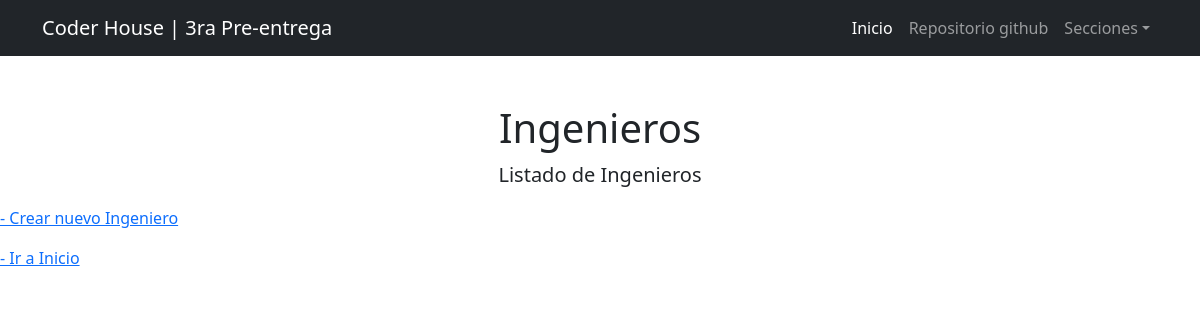
Before: /informacion/ingenieros/listado/ with the older database file.
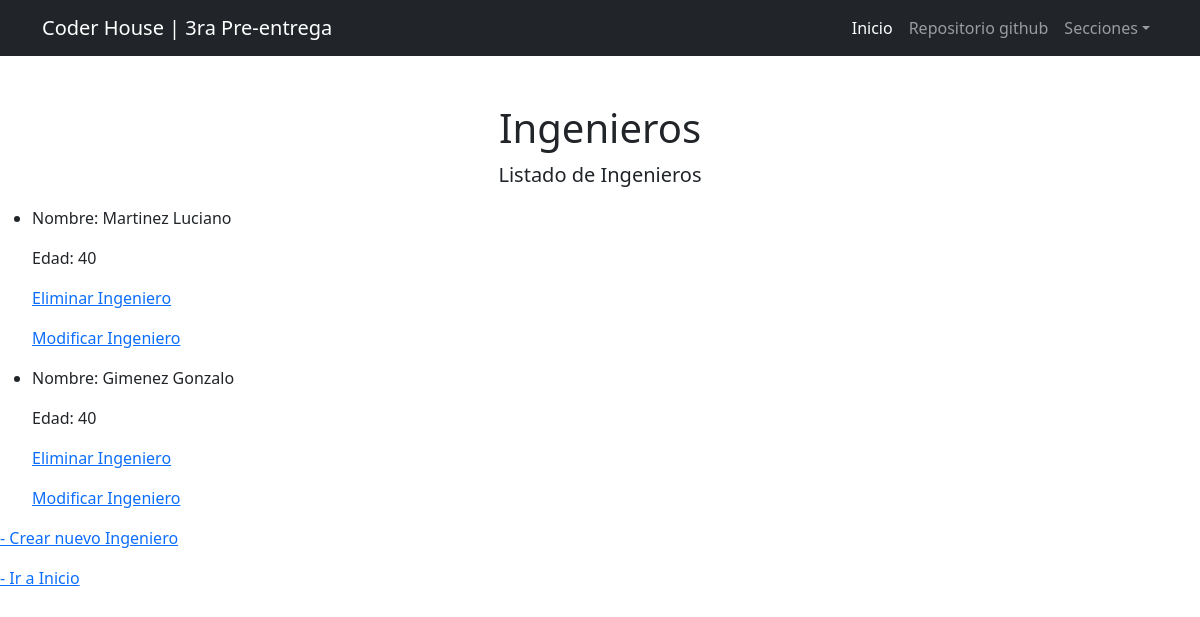
After: the same page with the newer database file.
### empleados/models.py (models this page shows, shortened)
class Ingeniero_en_jefe(models.Model):
    nombre = models.CharField(max_length=30)
    apellido = models.CharField(max_length=30)
    edad = models.SmallIntegerField()
    class Meta:
        verbose_name = "Ingeniero "
        verbose_name_plural = "Ingenieros "

### empleados/views.py (the view)
# urls.py: path("ingenieros/listado/", views.ingeniero_list, name="ingeniero_list"),
def ingeniero_list(request):
    consulta = Ingeniero_en_jefe.objects.all()
    contexto = {"ingenieros": consulta}
    return render(request, "empleados/ingeniero_list.html", contexto)

### empleados/templates/empleados/ingeniero_list.html (shortened to what this page needs)
{% extends 'home/base.html' %}
{% block body_title %}
    Ingenieros
{% endblock body_title %}
{% block body_subtitle %}
    Listado de Ingenieros
{% endblock body_subtitle %}
{% block content %}
<ul>
    {% for ingeniero in ingenieros %}
    <li>
        <p>Nombre: {{ingeniero.apellido}} {{ingeniero.nombre}}</p>
        <p>Edad: {{ingeniero.edad}}</p>
    </li>
    <a href="{% url 'empleados:ingeniero_delete' ingeniero.id %}"><p> Eliminar Ingeniero</p></a>
    <a href=" {% url 'empleados:ingeniero_update' ingeniero.id %}"><p> Modificar Ingeniero</p></a>
    {% endfor %}
</ul>
<a href="{% url 'empleados:ingeniero_create' %}"><p> - Crear nuevo Ingeniero</p></a>
<a href="{% url 'home:home_index' %}"><p> - Ir a Inicio</p></a>
{% endblock content %}

Changed rows visible on the page:
added Ingeniero_en_jefe: apellido "Martinez", nombre "Luciano", edad "40"
added Ingeniero_en_jefe: apellido "Gimenez", nombre "Gonzalo", edad "40"
